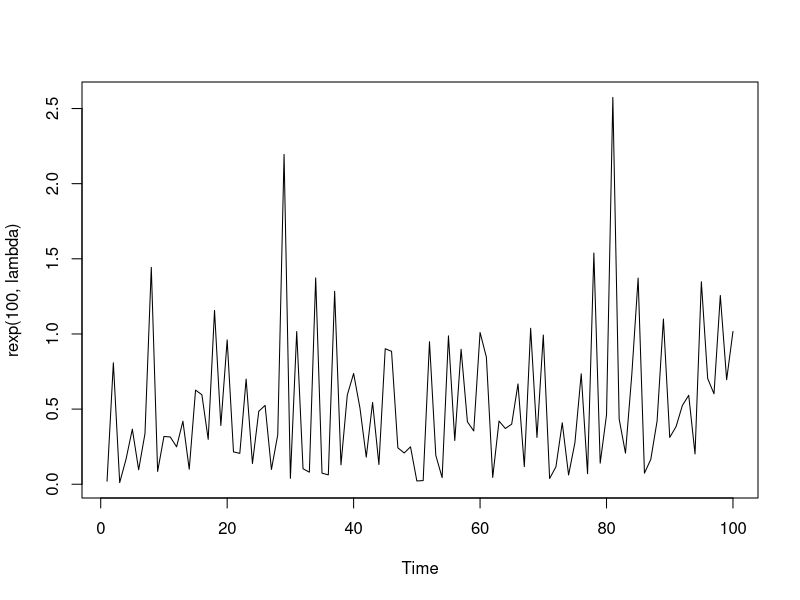
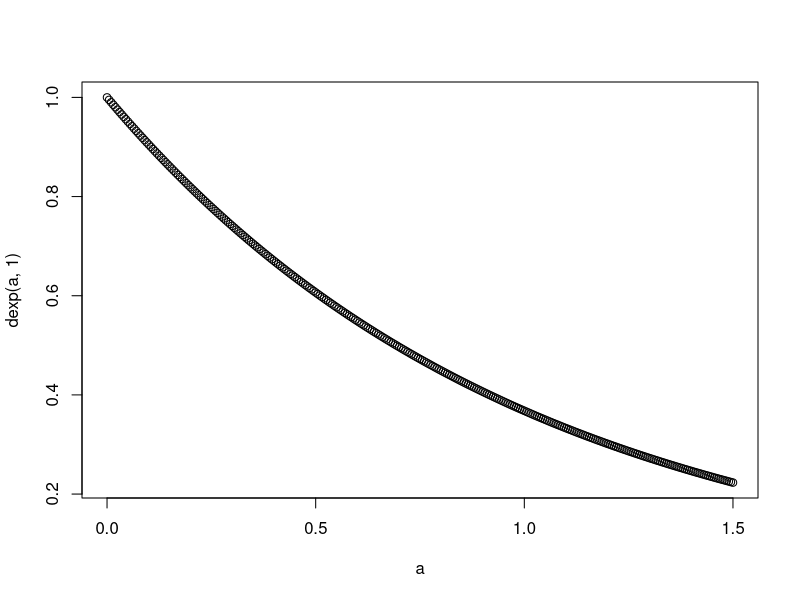
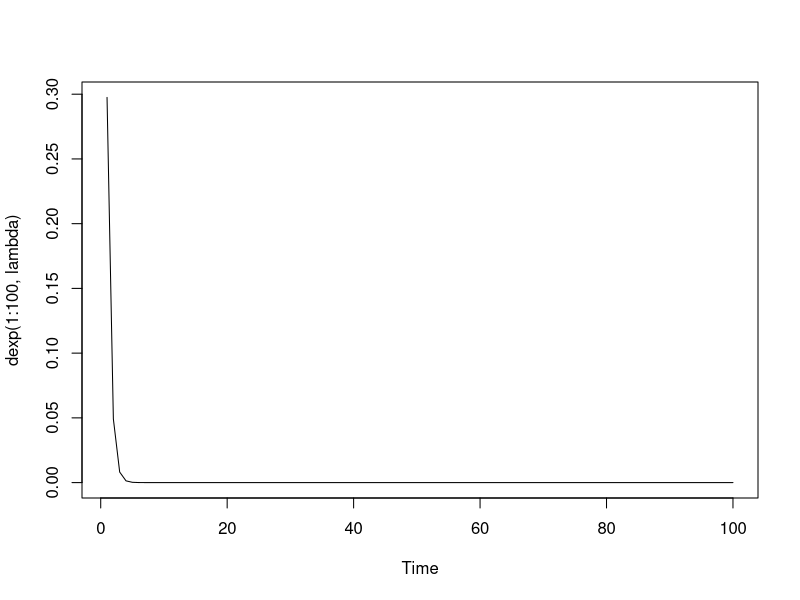
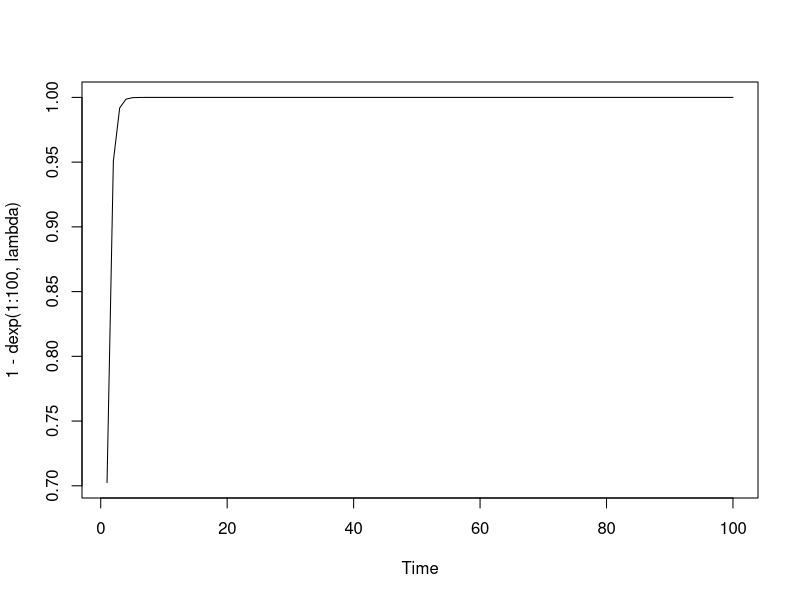

Source code (R) for these figures, in order: (Note: this script raises an error after producing the figures.)
#Distributions
lambda = 1.8 #1.8 #10 #1.8

#1. Exponential distribution

#Samples
plot.ts(rexp(100, lambda))
#Probability Density 
a = seq(0, 1.5, by = 0.005)
plot(a, dexp(a, 1))

plot.ts(dexp(1:100, lambda))
plot.ts(1- dexp(1:100, lambda))
#Cumulative Distribution Function
plot.ts(qexp(1:10, lambda))

#Poisson distribution

#Samples
plot.ts(rpois(100, lambda))
#Probability Density 
plot.ts(dpois(1:20, lambda))
#Cumulative Distribution Function
plot.ts(qpois(1:10, lambda))

#Negative Binomial Distribution

betaX = 0.2
gammaX = 10
plot.ts(rnbinom(100, betaX*poi_rate, 1/(1 + gammaX)))

plot.ts(dnbinom(1:20, betaX*poi_rate, 1/(1 + gammaX)))

#Gamma
#Mean = shape*scale
shape_gamma = 6 #Gamma params for infectiousness curve (lambda) distribution
scale_gamma = 1 #1/rate. 

plot.ts(rgamma(100, shape = shape_gamma, scale = scale_gamma))
plot.ts(dgamma(1:20, shape = shape_gamma, scale = scale_gamma))

#Option 2
shape_gamma = 2 #Gamma params for infectiousness curve (lambda) distribution
scale_gamma = 0.5 #1/rate. 

a = seq(0, 1.5, by = 0.005)
plot(a, dgamma(a, shape = shape_gamma, scale = scale_gamma),
        ylab = 'Gamma(2, 0.5)', main = 'Gamma(2, 0.5)')

plot.ts(dgamma(1:20, shape = shape_gamma, scale = scale_gamma),
        ylab = 'Gamma(2, 0.5)', main = 'Gamma(2, 0.5)')

plot.ts(rgamma(1000, shape = shape_gamma, scale = scale_gamma),
        ylab = 'Gamma(2, 0.5)', main = 'Gamma(2, 0.5)')

mean(rgamma(100, shape = shape_gamma, scale = scale_gamma))

#Example number of goals in a match
shape_football = 25
scale_football = 1/10

plot.ts(rgamma(100, shape = shape_football, scale = scale_football))
plot.ts(dgamma(1:20, shape = shape_football, scale = scale_football))


length(a)
